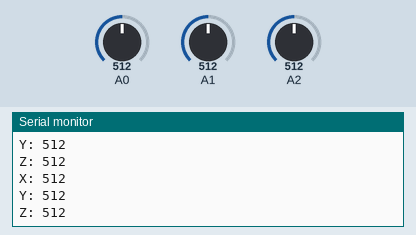
A sketch run on a simulated Arduino Uno, built with avr-gcc and run on an emulated ATmega328P. Shown: the last lines printed to the serial monitor. The inputs (shaded band) are chosen by the test bench; at power-on: A0 = 512, A1 = 512, A2 = 512.

Above: at 1.8 s.
1.9 s: A0 set to 716
At 2.8 s:
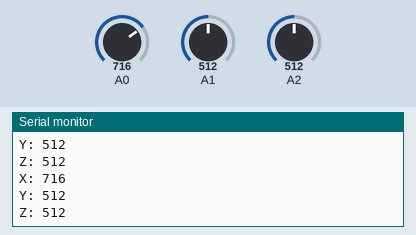
3.4 s: A1 set to 716
At 4.4 s:
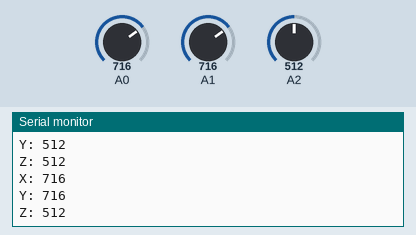
4.9 s: A2 set to 716
At 5.8 s:
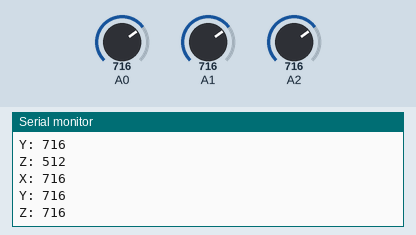
6.4 s: A0 set to 900
At 7.7 s:
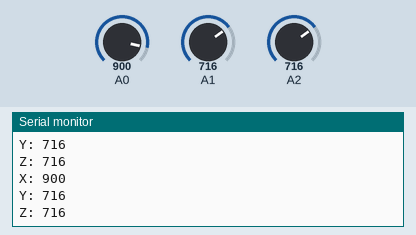
7.9 s: A1 set to 900
At 8.7 s:
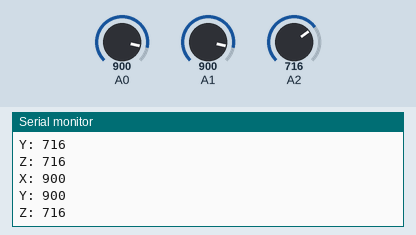
9.4 s: A2 set to 900
At 10.8 s:
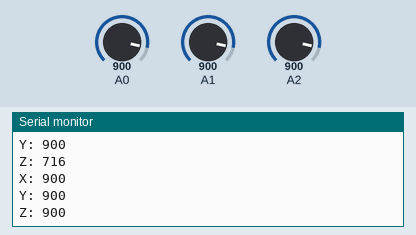
Timing chart, 0 to 11.9 s (numbered marks = the images above; inputs shaded):
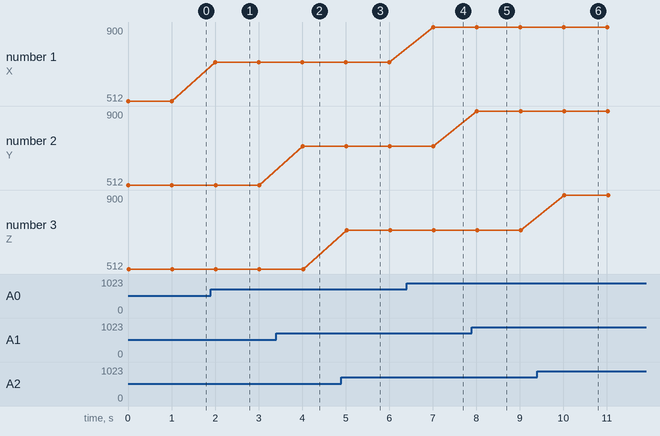

The sketch:

Accelerometre.ino
```cpp
int x = 0;
int y = 0;
int z = 0;
void setup()
{
  Serial.begin(9600);
}
void loop()
{
  x = analogRead(0);
  y = analogRead(1);
  z = analogRead(2);
  Serial.print("X: ");
  Serial.println(x);
  Serial.print("Y: ");
  Serial.println(y);
  Serial.print("Z: ");
  Serial.println(z);
  Serial.println("");
  delay(1000);
}
```

Measured:
- after the input at 1.9 s, the serial monitor: prints a new line after 0.10 s (image 1)
- after the input at 3.4 s, the serial monitor: prints a new line after 0.61 s (image 2)
- after the input at 4.9 s, the serial monitor: prints a new line after 0.12 s (image 3)
- after the input at 6.4 s, the serial monitor: prints a new line after 0.61 s (image 4)
- after the input at 7.9 s, the serial monitor: prints a new line after 0.12 s (image 5)
- after the input at 9.4 s, the serial monitor: prints a new line after 0.63 s (image 6)
- plotted number 1: 512 → 716 after the input at 1.9 s, 716 → 900 after the input at 6.4 s
